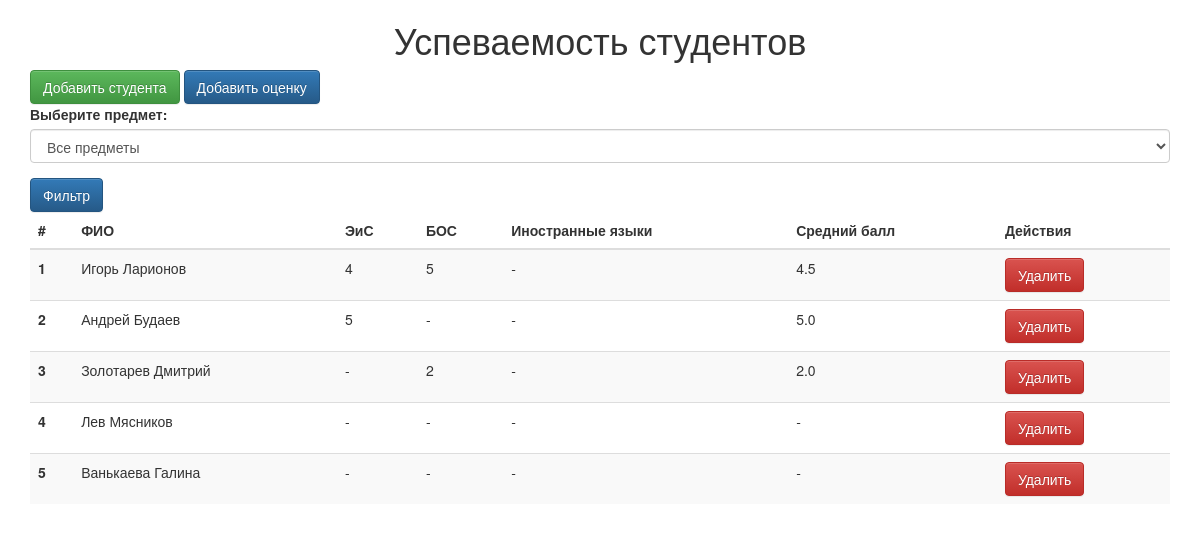
The app's page /, older data.
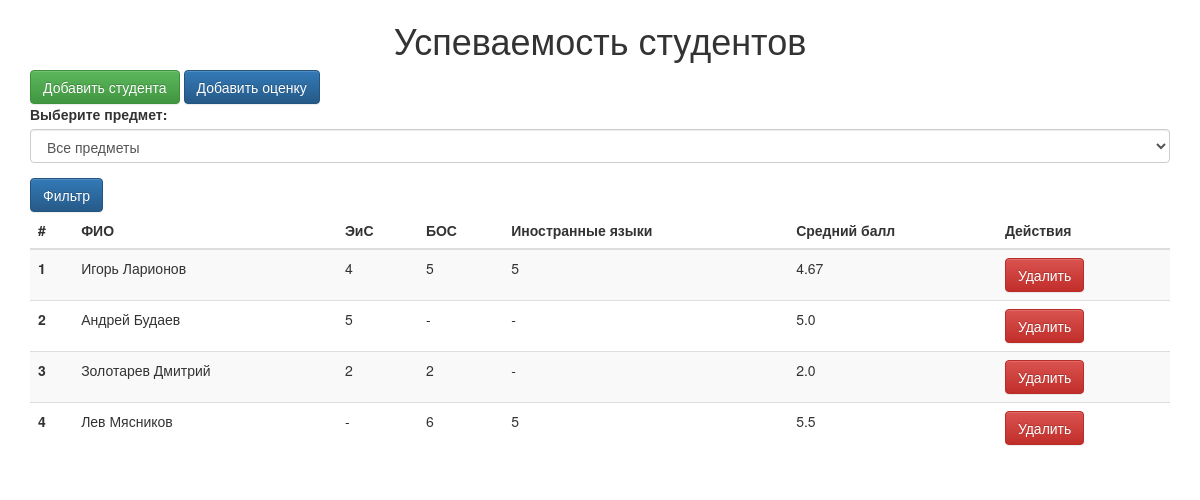
The same page, newer data.
### core/models.py (models this page shows, shortened)
class Subject(models.Model):
    name = models.CharField(max_length=50)
    subject_code = models.CharField(max_length=10, unique=True)

class Student(models.Model):
    first_name = models.CharField(max_length=30)
    last_name = models.CharField(max_length=30)
    student_id = models.CharField(max_length=10, unique=True)

### core/views.py (the view)
# urls.py: path('', dashboard, name='dashboard'),
def dashboard(request):
    subjects = Subject.objects.all()
    selected_subject = request.GET.get('subject')
    if selected_subject:
        selected_subject_instance = Subject.objects.get(name=selected_subject)
        grades = Grade.objects.filter(subject=selected_subject_instance)
        students = Student.objects.filter(id__in=grades.values('student'))
    else:
        students = Student.objects.all()
    student_statistics = []
    for student in students:
        grades = Grade.objects.filter(student=student)
        subject_grades = {grade.subject.name: grade.grade for grade in grades}
        scores = [subject_grades.get(subject.name, '-') for subject in subjects]
        average_grade = Grade.objects.filter(student=student).aggregate(Avg('grade'))['grade__avg']
        average_grade = round(average_grade, 2) if average_grade else '-'  # Округляем до двух знаков после запятой
        student_statistics.append({
            'student': student,
            'scores': scores,
            'average_grade': average_grade  # Добавляем средний балл в словарь для передачи в шаблон
        })
    return render(request, 'core/dashboard.html', {
        'student_statistics': student_statistics,
        'subjects': [subject.name for subject in subjects],
        'selected_subject': selected_subject
    })

### core/templates/core/dashboard.html (shortened to what this page needs)
<!DOCTYPE html>
<html>
<head>
    <link rel="stylesheet" href="https://maxcdn.bootstrapcdn.com/bootstrap/3.3.4/css/bootstrap.min.css">
    <link rel="stylesheet" href="https://maxcdn.bootstrapcdn.com/bootstrap/3.3.4/css/bootstrap-theme.min.css">
</head>
<body>
    <div class="container">
        <h1 style="text-align:center;">Успеваемость студентов</h1>
        <a href="{% url 'add_student' %}" class="btn btn-success">Добавить студента</a>
        <a href="{% url 'add_grade' %}" class="btn btn-primary">Добавить оценку</a>
        <form method="GET" action="{% url 'dashboard' %}">
            <div class="form-group">
                <label for="subject">Выберите предмет:</label>
                <select name="subject" id="subject" class="form-control">
                    <option value="">Все предметы</option>
                </select>
            </div>
            <button type="submit" class="btn btn-primary">Фильтр</button>
        </form>
        <table class="table table-striped">
            <thead>
                <tr>
                    <th>#</th>
                    <th>ФИО</th>
                    {% for subject in subjects %}
                        <th>{{ subject }}</th>
                    {% endfor %}
                    <th>Средний балл</th>
                    <th>Действия</th>
                </tr>
            </thead>
            <tbody>
                {% for statistics in student_statistics %}
                    <tr>
                        <th scope="row">{{ statistics.student.id }}</th>
                        <td>{{ statistics.student.first_name }} {{ statistics.student.last_name }}</td>
                        {% for score in statistics.scores %}
                            <td>{{ score }}</td>
                        {% endfor %}
                        <td>{{ statistics.average_grade }}</td>
                        <td>
                            <a href="{% url 'delete_student' statistics.student.id %}" class="btn btn-danger">Удалить</a>
                        </td>
                    </tr>
                {% endfor %}
            </tbody>
        </table>
    </div>
</body>
</html>

Row changes from the older to the newer data that the page shows:
removed Student: student.id "5", student.first_name "Ванькаева", student.last_name "Галина", scores "-" "-" "-", average_grade "-"
computed for Student "Игорь": average_grade "4.5" → "4.67"
computed for Student "Лев": average_grade "-" → "5.5"
Text that changed along with them:
new list line: "5"
new list line: "2"
new list line: "6"
